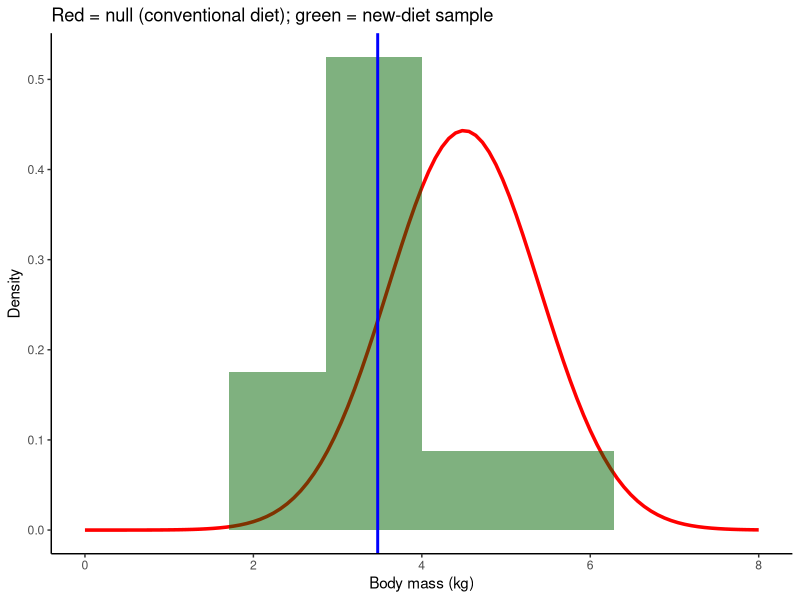
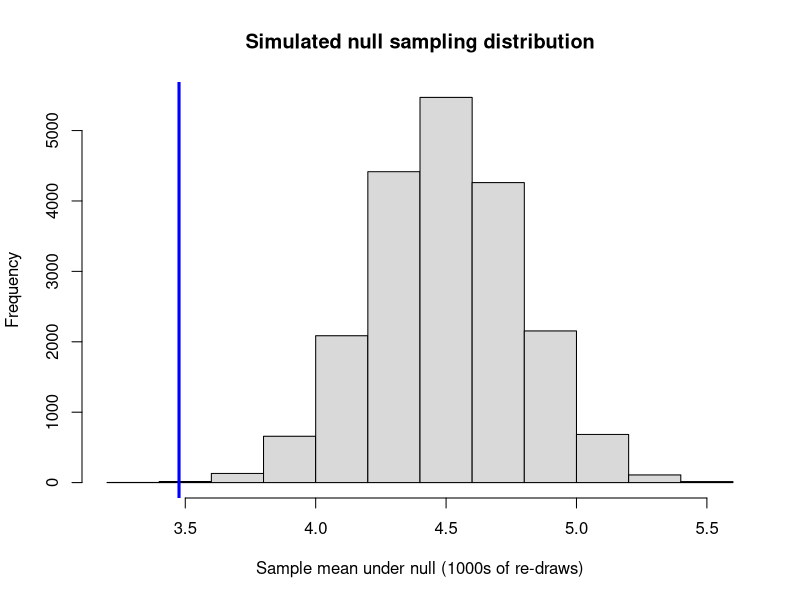
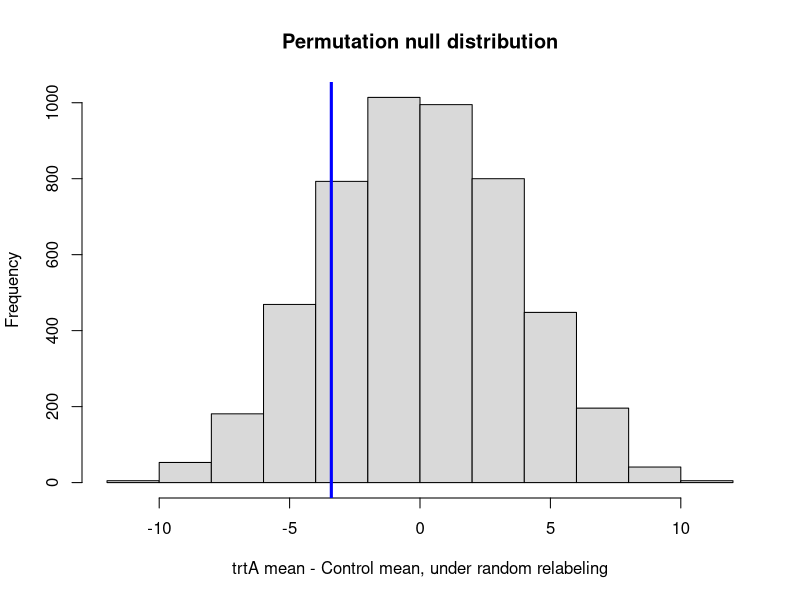
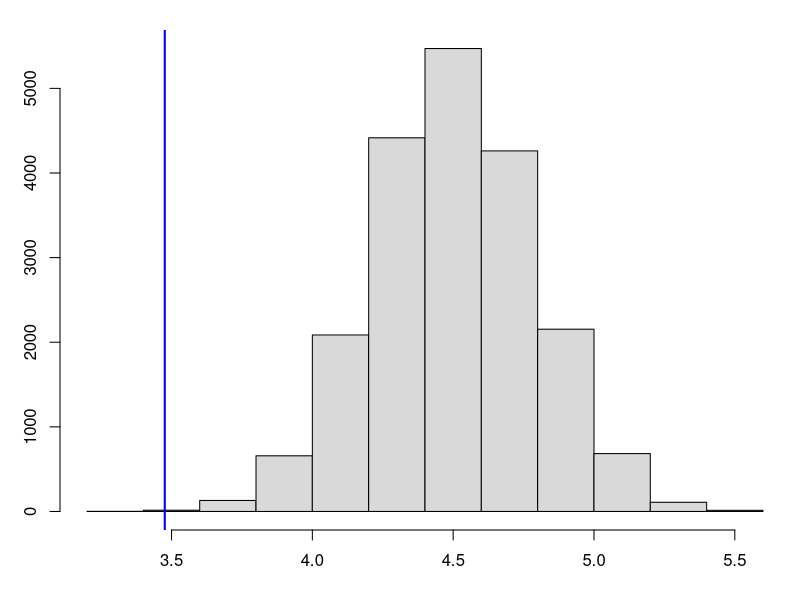
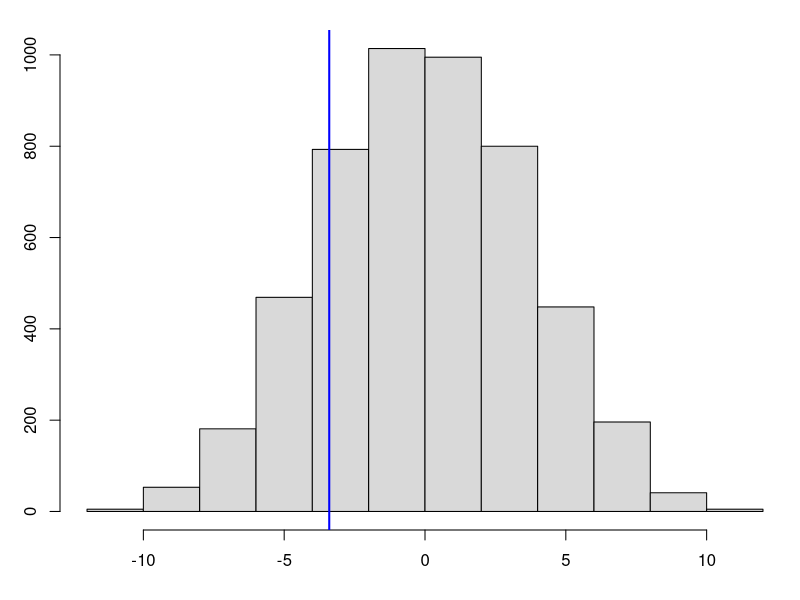

Reproduce these figures in R, in order.
## ---- chunk 1
knitr::opts_chunk$set(echo = TRUE, warning = FALSE, message = FALSE,
                       fig.width = 5, fig.height = 3.5)
library(ggplot2)
library(tidyr)
## ---- chunk 2
pop_mean <- 4.5
pop_sd <- 0.9
my_sample <- c(3.14, 3.27, 2.56, 3.77, 3.34, 4.32, 3.84, 2.19, 5.24, 3.09)
N <- length(my_sample)
sample_mean <- mean(my_sample)
sample_mean
## ---- chunk 3
ggplot() +
  stat_function(fun = dnorm, args = list(mean = pop_mean, sd = pop_sd),
                color = "red", linewidth = 1.2) +
  geom_histogram(aes(x = my_sample, y = after_stat(density)),
                  bins = 8, fill = "darkgreen", alpha = 0.5) +
  geom_vline(xintercept = sample_mean, col = "blue", linewidth = 1) +
  xlim(0, 8) +
  labs(x = "Body mass (kg)", y = "Density",
       title = "Red = null (conventional diet); green = new-diet sample") +
  theme_classic()
## ---- chunk 4
pop_se <- pop_sd / sqrt(N)
z_stat <- (sample_mean - pop_mean) / pop_se
p_value_analytical <- pnorm(sample_mean, pop_mean, pop_se)
z_stat
p_value_analytical
## ---- chunk 5
set.seed(1)
lots <- 100000
null_population <- rnorm(lots, mean = pop_mean, sd = pop_sd)

reps <- 20000
null_statistics <- numeric(reps)
for (i in seq_len(reps)) {
  null_sample <- sample(null_population, size = N)
  null_statistics[i] <- mean(null_sample)
}

p_value_bruteforce <- sum(null_statistics <= sample_mean) / reps
p_value_bruteforce
## ---- chunk 6
hist(null_statistics, main = "Simulated null sampling distribution",
     xlab = "Sample mean under null (1000s of re-draws)", col = "grey85")
abline(v = sample_mean, col = "blue", lwd = 3)
## ---- chunk 7
lizard_df <- data.frame(
  trtA    = c(175, 168, 168, 190, 156, 181, 182, 175, 174, 179),
  Control = c(185, 169, 173, 173, 188, 186, 175, 174, 179, 180)
)
reshape_df <- lizard_df |> pivot_longer(everything(), names_to = "Treatment", values_to = "Mass")
reshape_df$Treatment <- factor(reshape_df$Treatment, levels = c("Control", "trtA"))

observed_dif <- diff(with(reshape_df, tapply(Mass, Treatment, mean)))
observed_dif
## ---- chunk 8
set.seed(1)
reps <- 5000
null_difs <- numeric(reps)
for (i in seq_len(reps)) {
  shuffled <- sample(reshape_df$Treatment)
  null_difs[i] <- mean(reshape_df$Mass[shuffled == "trtA"]) -
                   mean(reshape_df$Mass[shuffled == "Control"])
}
p_value_perm <- sum(abs(null_difs) >= abs(observed_dif)) / reps
p_value_perm
## ---- chunk 9
hist(null_difs, main = "Permutation null distribution",
     xlab = "trtA mean - Control mean, under random relabeling", col = "grey85")
abline(v = observed_dif, col = "blue", lwd = 3)
## ---- chunk 10
r_squared <- function(data, responsevar = "Volume") {
  preds <- setdiff(names(data), responsevar)
  sapply(preds, function(p) {
    m <- lm(as.formula(paste0(responsevar, "~", p)), data)
    summary(m)$r.squared
  })
}
r_squared(trees, "Volume")
## ---- chunk 11
set.seed(1)
boot_sample <- function(data, fun, nboot, y) {
  t(replicate(nboot, fun(data[sample.int(nrow(data), replace = TRUE), ], responsevar = y)))
}
boot <- boot_sample(trees, r_squared, 1000, "Volume")
apply(boot, 2, function(x) quantile(x, c(0.025, 0.5, 0.975)))
## ---- chunk 12
par(mar = c(3.5, 3, 1.5, 0.5))
hist(null_statistics, main = "", xlab = "", ylab = "", col = "grey85")
abline(v = sample_mean, col = "blue", lwd = 2)
## ---- chunk 13
par(mar = c(3.5, 3, 1.5, 0.5))
hist(null_difs, main = "", xlab = "", ylab = "", col = "grey85")
abline(v = observed_dif, col = "blue", lwd = 2)
